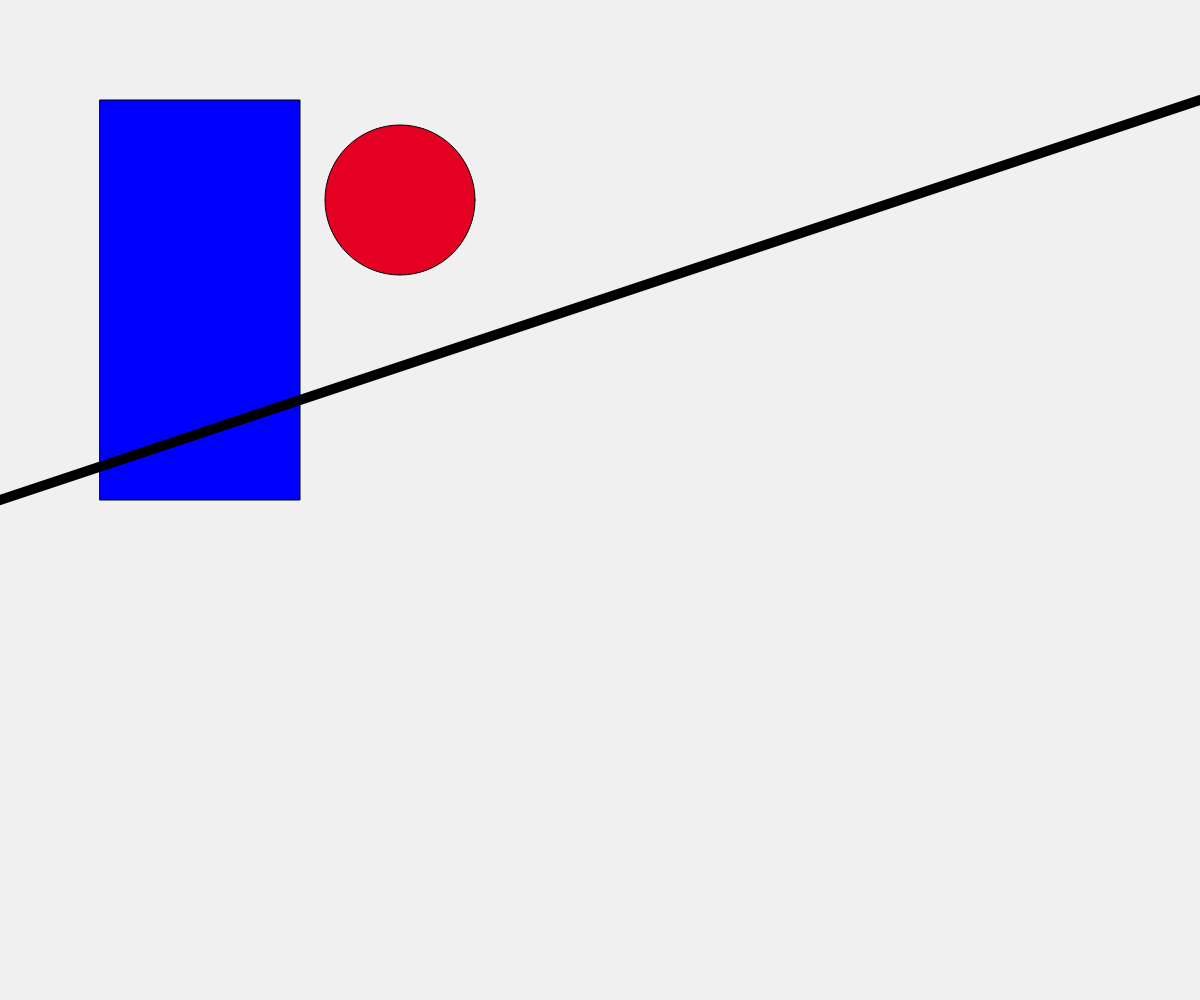
Frame 1 (no input)
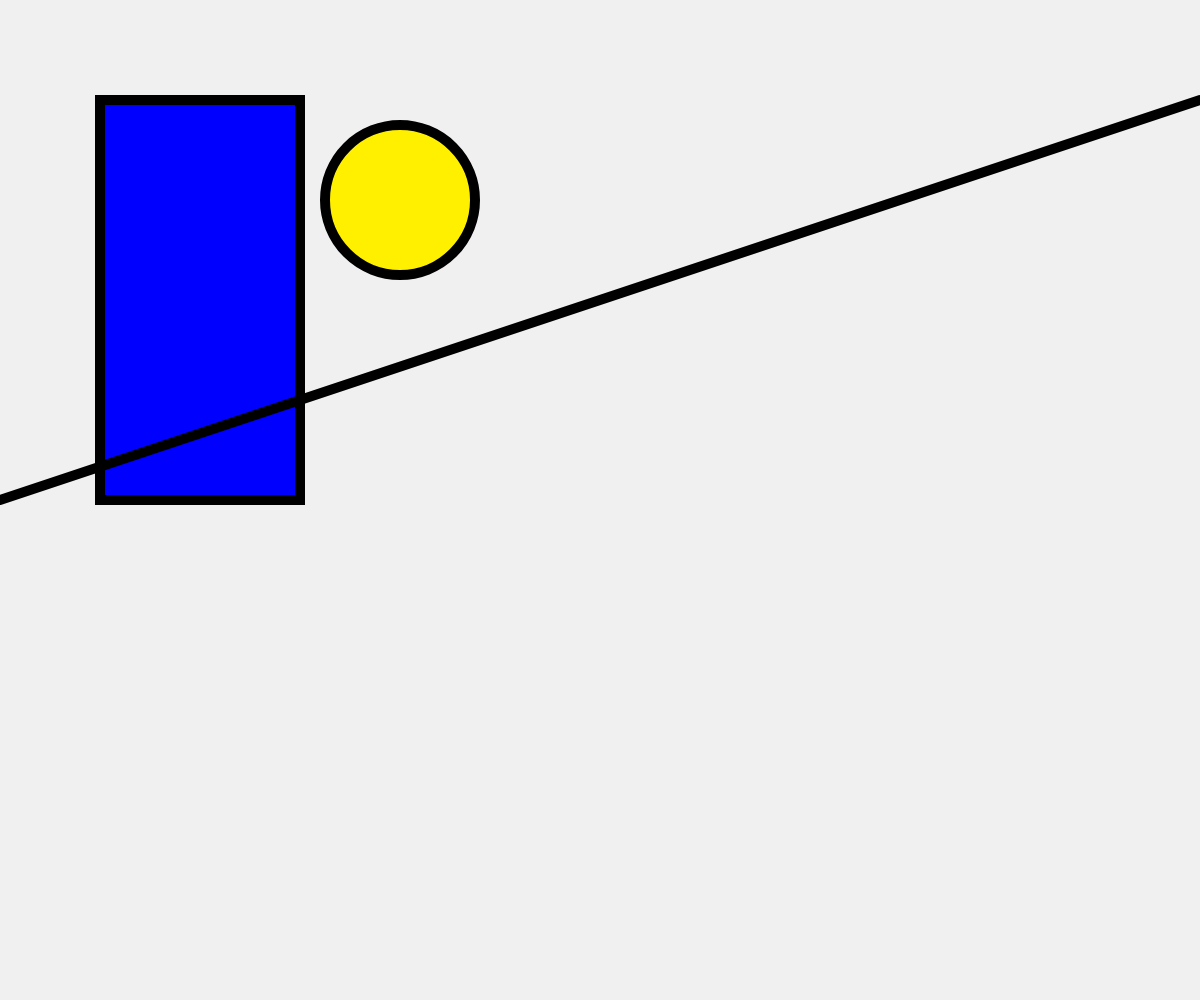
Frame 2 (the mouse pressed at the canvas centre, redrawn once)

The p5.js sketch that drew these frames (run headless with seeded random() and noise() and a simulated clock; the mouse was pressed at the canvas centre and the sketch redrawn once):

// p5.js sketch
// ── sketch.js
function setup() { createCanvas(windowWidth, windowHeight); noLoop(); }
function draw() {
  background(240);
  let palette = ['#E30022', '#FFF000', '#0000FF'];
  fill(random(palette));
  rect(100, 100, 200, 400);
  fill(random(palette));
  circle(400, 200, 150);
  stroke(0); strokeWeight(10);
  line(0, 500, width, 100);
}
function windowResized() { resizeCanvas(windowWidth, windowHeight); }
